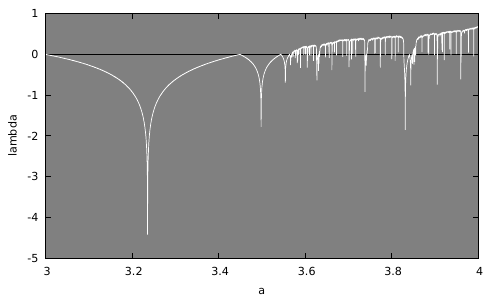

Write gnuplot code to recreate this figure.
set terminal pdf
set output "dat/q1_c.pdf"

set xrange [3:4]
set yrange [-5:1]

set xlabel "a"
set ylabel "lambda"

set object rectangle from 3,-5 to 4,1 behind fillcolor "#808080" fillstyle solid

f(x) = 0

plot f(x) lc "#000000" notitle,\
    'dat/q1_c.dat' lc "#ffffff" notitle w lines